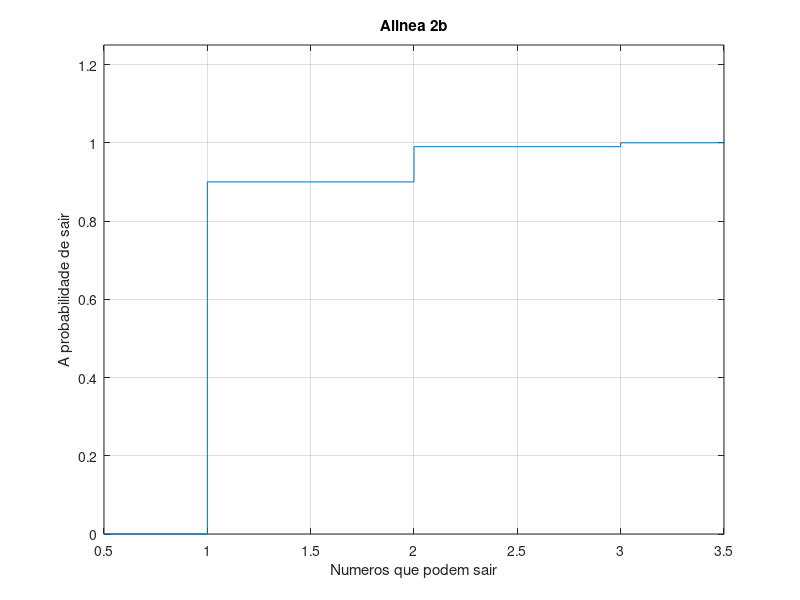

The MATLAB source for this figure:
i = 1:1:3

Px = [90/100 9/100 1/100];

% Função distribuição acumulada (discreta) de X
PDistrix = cumsum(Px)
stairs([0 i 4], [0 PDistrix 1]);
title('Alinea 2b');
xlabel('Numeros que podem sair');
ylabel('A probabilidade de sair');
axis([0.5 3.5 0 1.25]);
grid on;